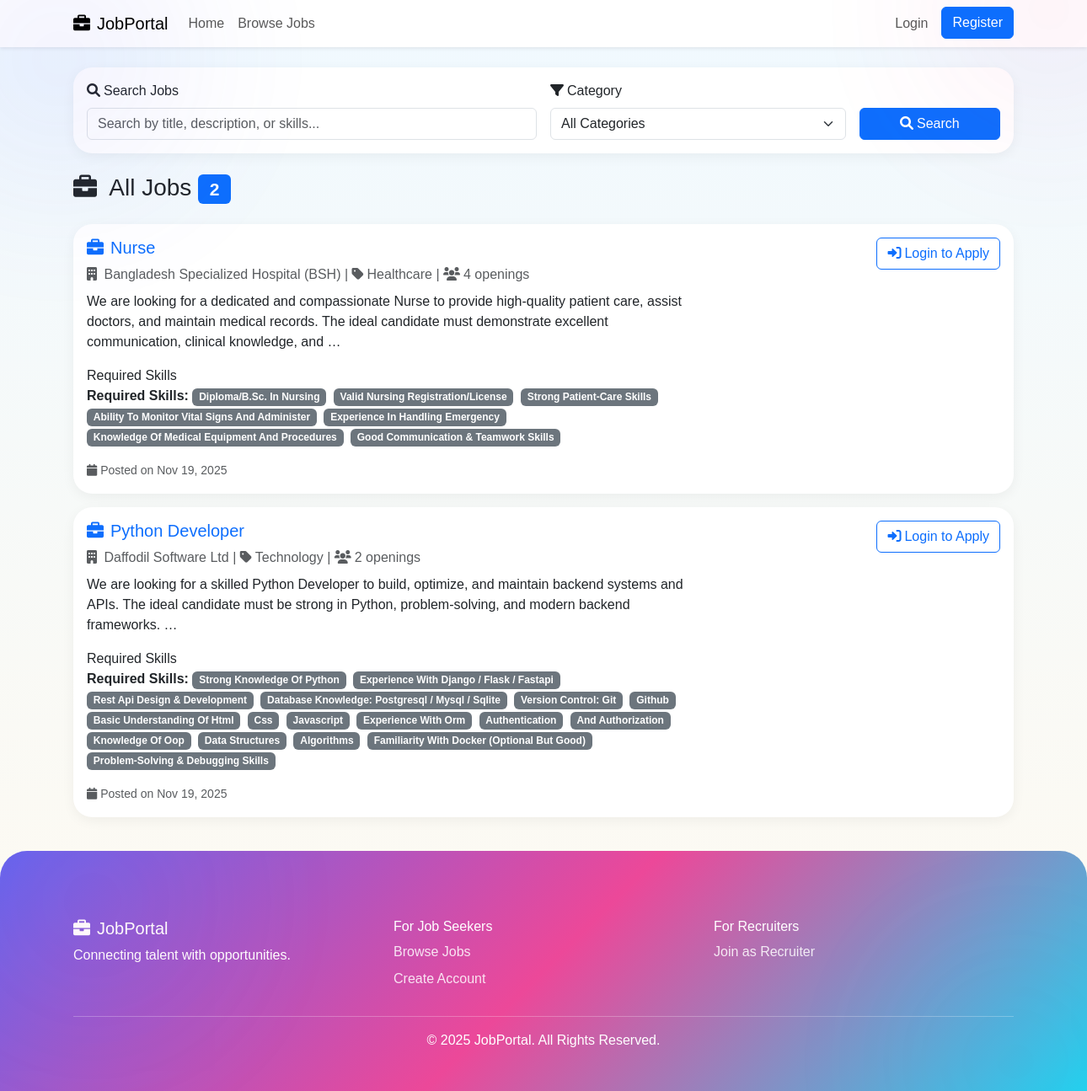
Screenshot of /jobs/ with the database file from the repository.
### job_manage_app/models.py (models this page shows, shortened)
class Job(models.Model):
    CATEGORY_CHOICES = [
        ('technology', 'Technology'),
        ('finance', 'Finance'),
        ('healthcare', 'Healthcare'),
        ('education', 'Education'),
        ('marketing', 'Marketing'),
        ('sales', 'Sales'),
        ('other', 'Other'),
    ]
    recruiter = models.ForeignKey(UserProfile, on_delete=models.CASCADE, limit_choices_to={'user_type': 'recruiter'})
    title = models.CharField(max_length=200)
    number_of_openings = models.PositiveIntegerField()
    category = models.CharField(max_length=50, choices=CATEGORY_CHOICES)
    description = models.TextField()
    required_skills = models.TextField(help_text="Enter required skills separated by commas")
    created_at = models.DateTimeField(auto_now_add=True)
    updated_at = models.DateTimeField(auto_now=True)
    def get_required_skills_list(self):
        if self.required_skills:
            return [skill.strip().lower() for skill in self.required_skills.split(',')]
        return []

class UserProfile(models.Model):
    USER_TYPES = [
        ('recruiter', 'Recruiter'),
        ('jobseeker', 'Job Seeker'),
    ]
    user = models.OneToOneField(User, on_delete=models.CASCADE)
    display_name = models.CharField(max_length=100)
    user_type = models.CharField(max_length=20, choices=USER_TYPES)
    company_name = models.CharField(max_length=200, blank=True, null=True)
    company_description = models.TextField(blank=True, null=True)
    company_website = models.URLField(blank=True, null=True)
    skills = models.TextField(blank=True, null=True, help_text="Enter skills separated by commas")
    resume = models.FileField(
        upload_to='resumes/',
        blank=True,
        null=True,
        validators=[FileExtensionValidator(allowed_extensions=['pdf', 'doc', 'docx'])]
    )
    created_at = models.DateTimeField(auto_now_add=True)
    updated_at = models.DateTimeField(auto_now=True)

### job_manage_app/views.py (the view, shortened to what this page needs)
# urls.py: path('jobs/', views.job_list, name='job_list'),
def job_list(request):
    jobs = Job.objects.all().order_by('-created_at')
    search_query = request.GET.get('search')
    category = request.GET.get('category')
    if category:
        jobs = jobs.filter(category=category)
    context = {
        'jobs': jobs,
        'search_query': search_query,
        'selected_category': category,
        'categories': Job.CATEGORY_CHOICES,
    }
    return render(request, 'jobportal/job_list.html', context)

### job_manage_app/templates/jobportal/job_list.html (shortened to what this page needs)
{% extends 'base.html' %}
{% block content %}
<div class="row mb-4">
    <div class="col-12">
        <div class="card">
            <div class="card-body">
                <form method="get" class="row g-3">
                    <div class="col-md-6">
                        <label for="search" class="form-label">
                            <i class="fas fa-search me-1"></i>Search Jobs
                        </label>
                        <input type="text"
                               class="form-control"
                               id="search"
                               name="search"
                               value="{{ search_query|default:'' }}"
                               placeholder="Search by title, description, or skills...">
                    </div>
                    <div class="col-md-4">
                        <label for="category" class="form-label">
                            <i class="fas fa-filter me-1"></i>Category
                        </label>
                        <select class="form-select" id="category" name="category">
                            <option value="">All Categories</option>
                        </select>
                    </div>
                    <div class="col-md-2 d-flex align-items-end">
                        <button type="submit" class="btn btn-primary w-100">
                            <i class="fas fa-search me-1"></i>Search
                        </button>
                    </div>
                </form>
            </div>
        </div>
    </div>
</div>
<div class="row">
    <div class="col-12">
        <div class="d-flex justify-content-between align-items-center mb-3">
            <h3>
                <i class="fas fa-briefcase me-2"></i>
                {% if search_query or selected_category %}
                    Search Results
                {% else %}
                    All Jobs
                {% endif %}
                <span class="badge bg-primary">{{ jobs.count }}</span>
            </h3>
        </div>
        {% if jobs %}
            {% for job in jobs %}
                <div class="card mb-3">
                    <div class="card-body">
                        <div class="row">
                            <div class="col-md-8">
                                <h5 class="card-title text-primary mb-2">
                                    <i class="fas fa-briefcase me-2"></i>{{ job.title }}
                                </h5>
                                <p class="text-muted mb-2">
                                    <i class="fas fa-building me-1"></i>
                                    {{ job.recruiter.company_name|default:"Company" }} |
                                    <i class="fas fa-tag me-1"></i>{{ job.get_category_display }} |
                                    <i class="fas fa-users me-1"></i>{{ job.number_of_openings }} opening{{ job.number_of_openings|pluralize }}
                                </p>
                                <p class="card-text">{{ job.description|truncatewords:30 }}</p>
                                 Required Skills
                                <div class="mb-3">
                                    <strong>Required Skills:</strong>
                                    {% for skill in job.get_required_skills_list %}
                                        <span class="badge bg-secondary me-1">{{ skill|title }}</span>
                                    {% endfor %}
                                </div>
                                <small class="text-muted">
                                    <i class="fas fa-calendar me-1"></i>Posted on {{ job.created_at|date:"M d, Y" }}
                                </small>
                            </div>
                            <div class="col-md-4 text-md-end">
                                {% if user.is_authenticated %}
                                    {% if user.userprofile.user_type == 'jobseeker' %}
                                        <a href="{% url 'apply_job' job.id %}" class="btn btn-primary">
                                            <i class="fas fa-paper-plane me-1"></i>Apply Now
                                        </a>
                                    {% else %}
                                        <span class="badge bg-info">Your Job Posting</span>
                                    {% endif %}
                                {% else %}
                                    <a href="{% url 'login' %}" class="btn btn-outline-primary">
                                        <i class="fas fa-sign-in-alt me-1"></i>Login to Apply
                                    </a>
                                {% endif %}
                            </div>
                        </div>
                    </div>
                </div>
            {% endfor %}
        {% endif %}
    </div>
</div>
{% endblock %}

### job_manage_app/templates/base.html (shortened to what this page needs)
<!DOCTYPE html>
<html lang="en">
<head>
    <link href="https://cdn.jsdelivr.net/npm/bootstrap@5.3.0/dist/css/bootstrap.min.css" rel="stylesheet">
    <link href="https://cdnjs.cloudflare.com/ajax/libs/font-awesome/6.0.0/css/all.min.css" rel="stylesheet">
    <link href="https://cdn.jsdelivr.net/npm/aos@2.3.4/dist/aos.css" rel="stylesheet">
</head>
<body>
    <nav class="navbar navbar-expand-lg navbar-light bg-white shadow-sm">
        <div class="container">
            <a class="navbar-brand" href="{% url 'home' %}">
                <i class="fas fa-briefcase me-2"></i>JobPortal
            </a>
            <div class="collapse navbar-collapse" id="navbarNav">
                <ul class="navbar-nav me-auto">
                    <li class="nav-item"><a class="nav-link" href="{% url 'home' %}">Home</a></li>
                    <li class="nav-item"><a class="nav-link" href="{% url 'job_list' %}">Browse Jobs</a></li>
                </ul>
                <ul class="navbar-nav">
                    {% if user.is_authenticated %}
                    <li class="nav-item dropdown">
                        <a class="nav-link dropdown-toggle" href="#" data-bs-toggle="dropdown">
                            <i class="fas fa-user me-1"></i>{{ user.userprofile.display_name|default:user.username }}
                        </a>
                        <ul class="dropdown-menu dropdown-menu-end">
                            <li>
                                <a class="dropdown-item" href="{% url 'profile' %}">
                                    <i class="fas fa-user-edit me-2"></i>Profile
                                </a>
                            </li>
                            {% if user.userprofile.user_type == 'recruiter' %}
                                <li>
                                    <a class="dropdown-item" href="{% url 'post_job' %}">
                                        <i class="fas fa-plus me-2"></i>Post Job
                                    </a>
                                </li>
                                <li>
                                    <a class="dropdown-item" href="{% url 'all_applications' %}">
                                        <i class="fas fa-inbox me-2"></i>View Applications
                                    </a>
                                </li>
                            {% else %}
                                <li>
                                    <a class="dropdown-item" href="{% url 'my_applications' %}">
                                        <i class="fas fa-paper-plane me-2"></i>My Applications
                                    </a>
                                </li>
                            {% endif %}
                            <li><hr class="dropdown-divider"></li>
                            <li>
                                <a class="dropdown-item" href="{% url 'logout' %}">
                                    <i class="fas fa-sign-out-alt me-2"></i>Logout
                                </a>
                            </li>
                        </ul>
                    </li>
                    {% else %}
                        <li class="nav-item"><a class="nav-link" href="{% url 'login' %}">Login</a></li>
                        <li class="nav-item"><a class="btn btn-primary ms-2" href="{% url 'register' %}">Register</a></li>
                    {% endif %}
                </ul>
            </div>
        </div>
        <div class="floating-circle" style="width:250px;height:250px;background:rgba(236,72,153,0.3);bottom:-80px;right:-80px;"></div>
    </nav>
    <main class="container my-4">
        {% block content %}{% endblock %}
    </main>
    <footer>
        <div class="footer-circle" style="width:300px;height:300px;background:rgba(236,72,153,0.25);top:-90px;left:-40px;"></div>
        <div class="footer-circle" style="width:250px;height:250px;background:rgba(99,102,241,0.25);bottom:-90px;right:-40px;"></div>
        <div class="container">
            <div class="row mb-4">
                <div class="col-md-4">
                    <h5><i class="fas fa-briefcase me-2"></i>JobPortal</h5>
                    <p>Connecting talent with opportunities.</p>
                </div>
                <div class="col-md-4">
                    <h6>For Job Seekers</h6>
                    <a href="{% url 'job_list' %}" class="footer-link">Browse Jobs</a>
                    {% if user.is_authenticated and user.userprofile.user_type == 'jobseeker' %}
                        <a href="{% url 'my_applications' %}" class="footer-link">My Applications</a>
                        <a href="{% url 'skill_match' %}" class="footer-link">Skill Matching</a>
                    {% else %}
                        <a href="{% url 'register' %}" class="footer-link">Create Account</a>
                    {% endif %}
                </div>
                <div class="col-md-4">
                    <h6>For Recruiters</h6>
                    {% if user.is_authenticated and user.userprofile.user_type == 'recruiter' %}
                        <a href="{% url 'post_job' %}" class="footer-link">Post Jobs</a>
                        <a href="{% url 'all_applications' %}" class="footer-link">View Applications</a>
                        <a href="{% url 'skill_match' %}" class="footer-link">Find Candidates</a>
                    {% else %}
                        <a href="{% url 'register' %}" class="footer-link">Join as Recruiter</a>
                    {% endif %}
                </div>
            </div>
            <hr>
            <p class="text-center">&copy; 2025 JobPortal. All Rights Reserved.</p>
        </div>
    </footer>
</body>
</html>

### job_manage_app/templates/base.html (style rules this page uses)
body { font-family: 'Poppins', sans-serif; background: linear-gradient(180deg, #f0f9ff 0%, #fffaf0 100%); overflow-x: hidden; }
.navbar, .navbar * { position: relative; z-index: 10 !important; }
.floating-circle { position: absolute; border-radius: 50%; filter: blur(100px); opacity: 0.3; animation: floatMove 15s infinite alternate ease-in-out; z-index: 0 !important; pointer-events: none; }
.card { border: none; border-radius: 1.4rem; box-shadow: 0 4px 15px rgba(0,0,0,0.05); transition: .3s; }
footer { background: linear-gradient(135deg, #6366f1, #ec4899, #22d3ee); color: #fff; padding: 5rem 0 2rem; border-top-left-radius: 2rem; border-top-right-radius: 2rem; position: relative; overflow: hidden; }
.footer-link { color: rgba(255,255,255,0.85); text-decoration: none; display: block; margin-bottom: .5rem; }
.footer-circle { position: absolute; border-radius: 50%; filter: blur(100px); opacity: .25; z-index: 0; pointer-events: none; }

### rows the page displays
Job: title "Nurse", recruiter.company_name "Bangladesh Specialized Hospital (BSH)", category "Healthcare", number_of_openings "4", description "We are looking for a dedicated and compassionate Nurse to provide high-quality patient care, assist doctors, and maintain medical records. The ideal candidate must demonstrate excellent communication, clinical knowledge, and …", get_required_skills_list "Diploma/B.Sc. In Nursing" "Valid Nursing Registration/License" "Strong Patient-Care Skills" "Ability To Monitor Vital Signs And Administer" "Experience In Handling Emergency" "Knowledge Of Medical Equipment And Procedures" "Good Communication & Teamwork Skills", created_at "Nov 19, 2025"
Job: title "Python Developer", recruiter.company_name "Daffodil Software Ltd", category "Technology", number_of_openings "2", description "We are looking for a skilled Python Developer to build, optimize, and maintain backend systems and APIs. The ideal candidate must be strong in Python, problem-solving, and modern backend frameworks. …", get_required_skills_list "Strong Knowledge Of Python" "Experience With Django / Flask / Fastapi" "Rest Api Design & Development" "Database Knowledge: Postgresql / Mysql / Sqlite" "Version Control: Git" "Github" "Basic Understanding Of Html" "Css" "Javascript" "Experience With Orm" "Authentication" "And Authorization" "Knowledge Of Oop" "Data Structures" "Algorithms" "Familiarity With Docker (Optional But Good)" "Problem-Solving & Debugging Skills", created_at "Nov 19, 2025"

### other values shown
{{ jobs.count }} "2"
